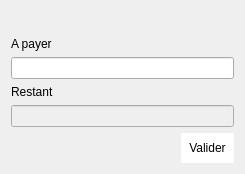
<?xml version="1.0" encoding="UTF-8"?>
<ui version="4.0">
 <class>Impaye</class>
 <widget class="QDialog" name="Impaye">
  <property name="geometry">
   <rect>
    <x>0</x>
    <y>0</y>
    <width>245</width>
    <height>171</height>
   </rect>
  </property>
  <property name="windowTitle">
   <string>Impayé</string>
  </property>
  <layout class="QVBoxLayout" name="verticalLayout_3">
   <item>
    <layout class="QHBoxLayout" name="horizontalLayout">
     <item>
      <spacer name="horizontalSpacer">
       <property name="orientation">
        <enum>Qt::Horizontal</enum>
       </property>
       <property name="sizeHint" stdset="0">
        <size>
         <width>40</width>
         <height>20</height>
        </size>
       </property>
      </spacer>
     </item>
     <item>
      <widget class="QLabel" name="montant_facture">
       <property name="text">
        <string/>
       </property>
      </widget>
     </item>
     <item>
      <spacer name="horizontalSpacer_2">
       <property name="orientation">
        <enum>Qt::Horizontal</enum>
       </property>
       <property name="sizeHint" stdset="0">
        <size>
         <width>40</width>
         <height>20</height>
        </size>
       </property>
      </spacer>
     </item>
    </layout>
   </item>
   <item>
    <layout class="QVBoxLayout" name="verticalLayout_2">
     <item>
      <widget class="QLabel" name="label">
       <property name="text">
        <string>A payer</string>
       </property>
      </widget>
     </item>
     <item>
      <widget class="QLineEdit" name="a_payer"/>
     </item>
    </layout>
   </item>
   <item>
    <layout class="QVBoxLayout" name="verticalLayout">
     <item>
      <widget class="QLabel" name="label_2">
       <property name="text">
        <string>Restant</string>
       </property>
      </widget>
     </item>
     <item>
      <widget class="QLineEdit" name="reste">
       <property name="enabled">
        <bool>false</bool>
       </property>
      </widget>
     </item>
    </layout>
   </item>
   <item>
    <layout class="QHBoxLayout" name="horizontalLayout_2">
     <item>
      <spacer name="horizontalSpacer_3">
       <property name="orientation">
        <enum>Qt::Horizontal</enum>
       </property>
       <property name="sizeHint" stdset="0">
        <size>
         <width>40</width>
         <height>20</height>
        </size>
       </property>
      </spacer>
     </item>
     <item>
      <widget class="QPushButton" name="pushButton">
       <property name="styleSheet">
        <string notr="true">background-color:white;
padding:8px;
border:none;</string>
       </property>
       <property name="text">
        <string>Valider</string>
       </property>
      </widget>
     </item>
    </layout>
   </item>
  </layout>
 </widget>
 <resources/>
 <connections/>
</ui>
